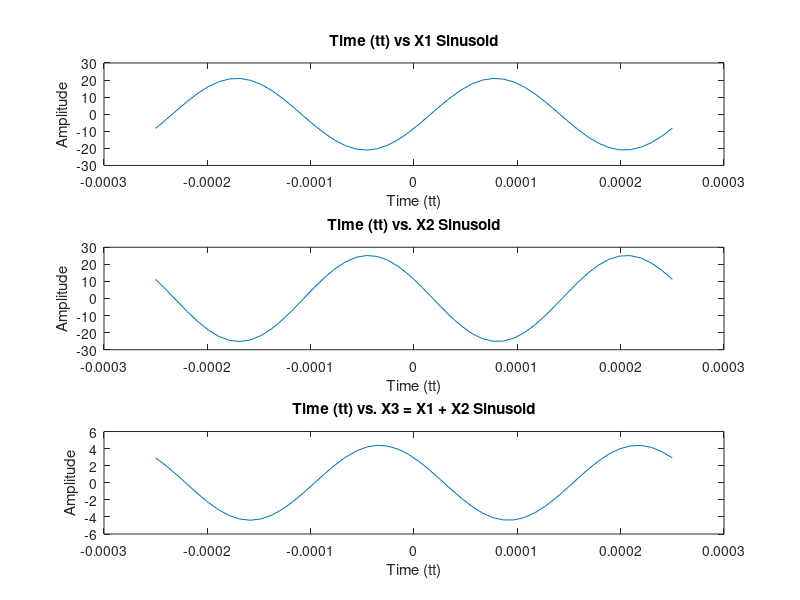

Source code (MATLAB):
clear
clc
%--- LAB 1 ---%

% Value Components
freq = 4000; %Frequency Value of Sinusodials
T = 1 / freq; %Period Value of Sinusodials
cycles = 2; %How many cycles I want in one T
min_fs = 25; %Minimum Sample Rate Required
two_cycles_time = cycles * T; 
ideal_fs = ceil(two_cycles_time * freq * min_fs); %Ideal Sample Rate Value
tt = linspace(-T, T, ideal_fs); %Time Vector
A1 = 21; % Amplitude of First Sinusoid
A2 = 21 * 1.2; % Amplitude of Second Sinusoid
D = 13;
M = 7;
tm1 = (37.2 / M) * T; % First Shifting Component Vallue
tm2 = -(41.3 / D) * T; % Second Shifting Component Value

% Sinusoids
X1 = A1 * cos(2 * pi * freq * (tt - tm1));
X2 = A2 * cos(2 * pi * freq * (tt - tm2));
X3 = X2 + X1;

% Plot 
subplot(3, 1, 1)
plot(tt, X1)
xlabel('Time (tt)')
ylabel('Amplitude')
title('Time (tt) vs X1 Sinusoid')
subplot(3, 1, 2)
plot(tt, X2)
xlabel('Time (tt)')
ylabel('Amplitude')
title('Time (tt) vs. X2 Sinusoid')
subplot(3, 1, 3)
plot(tt, X3)
xlabel('Time (tt)')
ylabel('Amplitude')
title('Time (tt) vs. X3 = X1 + X2 Sinusoid')

x1_complex_pres = 21*exp(j*2*freq)*exp(j*(tt-tm1));
disp(x1_complex_pres);
disp("Complex Amplitude Presentation of X1 stated above ↑↑↑")